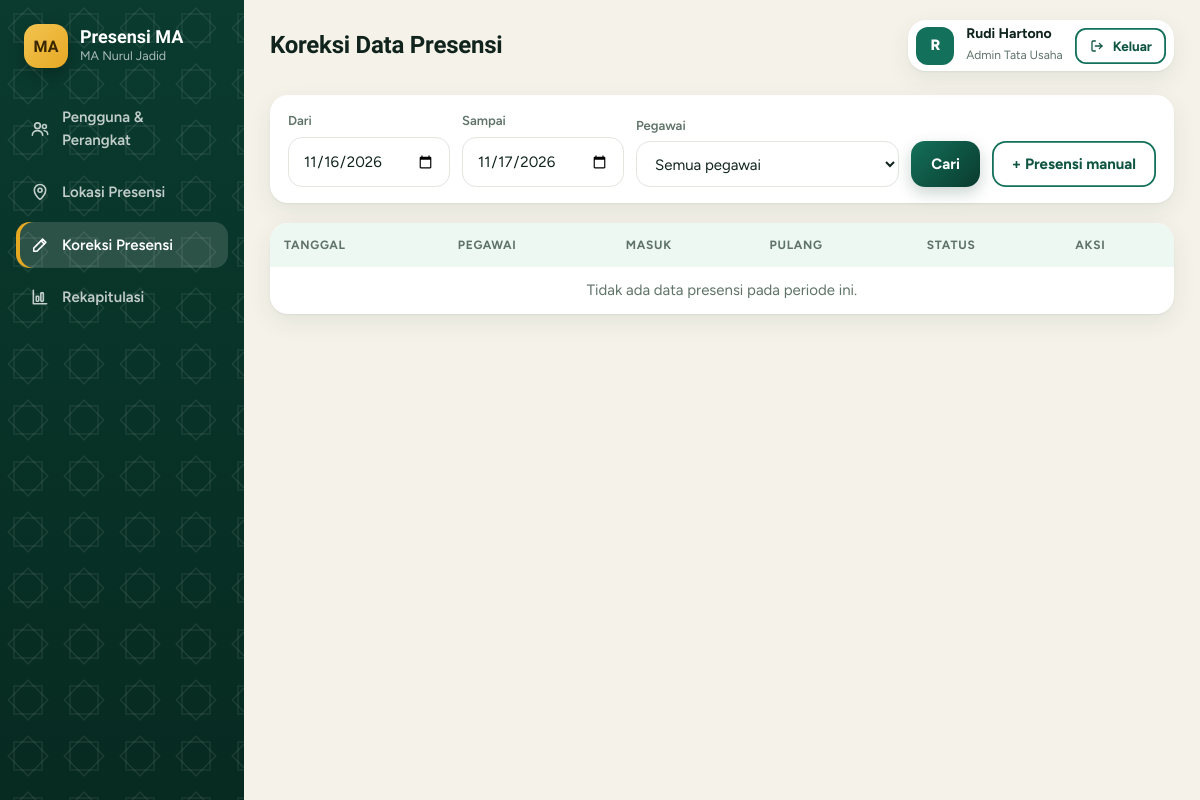
/admin/koreksi.php (signed in), run on the app's committed database.
### tables this page shows
CREATE TABLE pengguna (
  id_pengguna      INT UNSIGNED AUTO_INCREMENT PRIMARY KEY,
  nip              VARCHAR(30)  NOT NULL UNIQUE,
  nama             VARCHAR(100) NOT NULL,
  kata_sandi_hash  VARCHAR(255) NOT NULL,
  peran            ENUM('guru','tendik','admin','kepala') NOT NULL,
  aktif            TINYINT(1)   NOT NULL DEFAULT 1,
  dibuat_pada      DATETIME     NOT NULL DEFAULT CURRENT_TIMESTAMP
);

### includes/bootstrap.php (called while the page is built, shortened)
<?php
function db(): PDO {
    static $pdo = null;
    if ($pdo === null) {
        $pdo = new PDO(
            'mysql:host=' . DB_HOST . ';dbname=' . DB_NAME . ';charset=utf8mb4',
            DB_USER, DB_PASS,
            [
                PDO::ATTR_ERRMODE            => PDO::ERRMODE_EXCEPTION,
                PDO::ATTR_DEFAULT_FETCH_MODE => PDO::FETCH_ASSOC,
                PDO::ATTR_EMULATE_PREPARES   => false,
            ]
        );
        $pdo->exec("SET time_zone = '" . date('P') . "'");
    }
    return $pdo;
}
require_once __DIR__ . '/helpers.php';
require_once __DIR__ . '/auth.php';

### includes/auth.php (called while the page is built, shortened)
<?php
function user(): ?array { return $_SESSION['user'] ?? null; }
function user_fresh(): ?array {
    $u = user();
    $st = db()->prepare('SELECT id_pengguna, nip, nama, peran, aktif FROM pengguna WHERE id_pengguna = ?');
    $st->execute([$u['id']]);
    return $_SESSION['user'];
}
function require_role(array $roles): array {
    $u = user_fresh();
    return $u;
}

### admin/koreksi.php (the view, shortened to what this page needs)
<?php
require_once __DIR__ . '/../includes/bootstrap.php';
require_once __DIR__ . '/../includes/layout.php';
$admin = require_role(['admin']);
$pdo = db();
$tgl = fn($k, $d) => (preg_match('/^\d{4}-\d{2}-\d{2}$/', $_GET[$k] ?? '') ? $_GET[$k] : $d);
$dari   = $tgl('dari',   date('Y-m-d', strtotime('monday this week')));
$sampai = $tgl('sampai', date('Y-m-d'));
$sql = 'SELECT pr.*, pg.nama FROM presensi pr JOIN pengguna pg ON pg.id_pengguna = pr.id_pengguna WHERE pr.tanggal BETWEEN ? AND ?';
$par = [$dari, $sampai];
$st = $pdo->prepare($sql . ' ORDER BY pr.tanggal, pg.nama LIMIT 500'); $st->execute($par);
$rows = $st->fetchAll();
p_head('Koreksi Data Presensi', 'koreksi', $admin);
?>
<form method="get" class="filters">
  <div><label>Dari</label><input class="input" type="date" name="dari" value="<?= e($dari) ?>"></div>
  <div><label>Sampai</label><input class="input" type="date" name="sampai" value="<?= e($sampai) ?>"></div>
  <div class="grow"><label>Pegawai</label><select class="input" name="pegawai">
    <option value="0">Semua pegawai</option>
  </select></div>
  <button class="btn btn-primary">Cari</button>
  <button type="button" class="btn btn-line" id="btnTambah">+ Presensi manual</button>
</form>
<div class="table-wrap">
<table class="tbl">
  <thead><tr><th>Tanggal</th><th>Pegawai</th><th>Masuk</th><th>Pulang</th><th>Status</th><th>Aksi</th></tr></thead>
  <tbody>
  <?php if (!$rows): ?><tr><td colspan="6" class="muted center">Tidak ada data presensi pada periode ini.</td></tr><?php endif; ?>
  </tbody>
</table>
</div>
<?php p_foot(); ?>

### includes/layout.php (shortened to what this page needs)
<?php
function head_common(string $title, string $theme = '#0a3b2e'): void { ?>
<link rel="stylesheet" href="<?= e(url('assets/css/app.css')) ?>?v=3">
<?php }
function m_head(string $title): void { ?>
<?php }
function p_head(string $title, string $aktif, array $u): void {
    $menu = [
        'pengguna' => ['Pengguna & Perangkat', 'admin/pengguna.php',      ['admin'],           'users'],
        'lokasi'   => ['Lokasi Presensi',      'admin/lokasi.php',        ['admin'],           'pin'],
        'koreksi'  => ['Koreksi Presensi',     'admin/koreksi.php',       ['admin'],           'edit'],
        'rekap'    => ['Rekapitulasi',         'admin/rekapitulasi.php',  ['admin', 'kepala'], 'chart'],
    ]; ?>
<!doctype html>
<html lang="id">
<head>
<?php head_common($title); ?>
</head>
<body class="panel">
<aside class="side">
  <div class="brand"><span class="logo">MA</span><div><b><?= e(APP_NAME) ?></b><small><?= e(APP_SCHOOL) ?></small></div></div>
  <nav>
    <?php foreach ($menu as $k => [$label, $path, $roles, $ic]): if (!in_array($u['peran'], $roles, true)) continue; ?>
      <a href="<?= e(url($path)) ?>" class="<?= $aktif === $k ? 'on' : '' ?>"><?= icon($ic, 20) ?><span><?= e($label) ?></span></a>
    <?php endforeach; ?>
  </nav>
</aside>
<main class="main">
  <header class="topbar">
    <h1><?= e($title) ?></h1>
    <div class="who">
      <span class="av av-0"><?= e(mb_strtoupper(mb_substr($u['nama'], 0, 1))) ?></span>
      <div class="who-t"><b><?= e($u['nama']) ?></b><small><?= e(NAMA_PERAN[$u['peran']]) ?></small></div>
      <form method="post" action="<?= e(url('admin/logout.php')) ?>"><?= csrf_field() ?><button class="btn btn-sm btn-line" title="Keluar"><?= icon('logout', 16) ?> Keluar</button></form>
    </div>
  </header>
  <section class="content">
<?php }
function p_foot(string $script = ''): void { ?>
  </section>
</main>
</body>
</html>
<?php }

### assets/css/app.css (style rules this page uses)
:root { --g950:#072a21; --g900:#0a3b2e; --g800:#0e5441; --g700:#13705a; --g600:#198a6e; --g100:#d9f0e6; --g50:#eef8f3; --gold:#e5a823; --gold-l:#f3c451; --gold-d:#9a6a07; --gold-bg:#fcefcf; --blue:#1f6f8b; --blue-bg:#d9eef5; --red:#c0432e; --red-bg:#fae3dd; --ink:#10241d; --muted:#5f7369; --line:#e1e6df; --bg:#f5f2e9; --card:#fff; --soft:#eef2ec; --font:"Figtree",system-ui,-apple-system,"Segoe UI",Roboto,Arial,sans-serif; --display:"Bricolage Grotesque","Figtree",system-ui,sans-serif; --r:18px; --shadow:0 1px 2px rgba(10,59,46,.06),0 8px 24px rgba(10,59,46,.08); }
* { box-sizing:border-box }
html { -webkit-text-size-adjust:100% }
body { margin:0;font:15px/1.5 var(--font);color:var(--ink);background:var(--bg) }
h1,h2,h3 { margin:0 0 8px;line-height:1.2;font-family:var(--display);letter-spacing:-.01em }
h1 { font-size:24px;font-weight:800 }
a { color:var(--g700) }
.muted { color:var(--muted) }
.center { text-align:center }
.grow { flex:1;min-width:0 }
.btn { display:inline-flex;align-items:center;justify-content:center;gap:8px;padding:11px 20px;border-radius:14px;border:0; background:linear-gradient(135deg,var(--g700),var(--g900));color:#fff;font:700 15px var(--font);cursor:pointer;text-decoration:none;min-height:46px; box-shadow:0 6px 16px rgba(10,59,46,.22);transition:transform .12s,box-shadow .12s,filter .12s }
.btn-line,.btn-ghost { background:#fff;color:var(--g800);box-shadow:inset 0 0 0 1.8px var(--g700) }
.btn-sm { padding:7px 14px;min-height:36px;font-size:13.5px;border-radius:11px;box-shadow:none }
.input { width:100%;padding:12px 14px;border:1.8px solid var(--line);border-radius:14px;font:inherit;background:#fff;color:var(--ink);transition:border-color .15s,box-shadow .15s }
label { display:block;margin:14px 0 6px;font-size:13px;color:var(--muted);font-weight:600 }
.av { display:inline-flex;align-items:center;justify-content:center;width:38px;height:38px;border-radius:12px;font-weight:800;font-size:15px;flex:none;color:#fff;background:var(--g700) }
body.panel { display:flex;min-height:100vh }
.side { width:244px;flex:none;background:var(--pattern),linear-gradient(180deg,var(--g900),var(--g950));color:#fff;padding:24px 16px;display:flex;flex-direction:column;position:sticky;top:0;height:100vh }
.brand { display:flex;align-items:center;gap:12px;padding:0 8px 26px }
.brand b { display:block;font:800 18px var(--display) }
.brand small { display:block;opacity:.65;font-size:12.5px }
.logo { background:linear-gradient(135deg,var(--gold-l),var(--gold));color:#3a2700;border-radius:14px;width:44px;height:44px;display:inline-flex;align-items:center;justify-content:center;font:800 16px var(--display);flex:none;box-shadow:0 6px 16px rgba(0,0,0,.25) }
.side nav a { display:flex;align-items:center;gap:12px;padding:12px 14px;margin-bottom:6px;border-radius:14px;color:rgba(255,255,255,.75);text-decoration:none;font-weight:600;transition:background .15s,color .15s }
.side nav a.on { background:rgba(255,255,255,.14);color:#fff;box-shadow:inset 4px 0 0 var(--gold) }
.main { flex:1;min-width:0 }
.topbar { display:flex;justify-content:space-between;align-items:center;padding:20px 26px;gap:12px;flex-wrap:wrap }
.topbar h1 { margin:0 }
.who { display:flex;align-items:center;gap:12px;background:#fff;padding:6px 8px 6px 8px;border-radius:18px;box-shadow:var(--shadow) }
.who-t b { display:block;font-size:14px;line-height:1.2 }
.who-t small { color:var(--muted);font-size:12px }
.who form { margin:0 }
.content { padding:4px 26px 48px }
.filters { display:flex;gap:12px;align-items:flex-end;flex-wrap:wrap;margin-bottom:20px;background:#fff;padding:16px 18px;border-radius:var(--r);box-shadow:var(--shadow) }
.filters label { margin-top:0 }
.filters .grow { flex:1;min-width:180px }
.filters .input { min-width:150px }
.table-wrap { overflow-x:auto;background:#fff;border-radius:var(--r);box-shadow:var(--shadow) }
.tbl { width:100%;border-collapse:collapse }
.tbl th { text-align:left;padding:13px 14px;color:var(--muted);font-weight:700;font-size:12px;text-transform:uppercase;letter-spacing:.06em;white-space:nowrap;background:var(--g50) }
.tbl th:first-child { border-radius:var(--r) 0 0 0 }
.tbl th:last-child { border-radius:0 var(--r) 0 0 }
.tbl td { padding:12px 14px;border-bottom:1px solid var(--line);vertical-align:middle }
.tbl tbody tr:last-child td { border-bottom:0 }
.btn-line.btn-sm { box-shadow:inset 0 0 0 1.8px var(--g700) }

### data on the page
pengguna: nama "R", nama "Rudi Hartono", peran "Admin Tata Usaha"

### other printed values
APP_NAME "Presensi MA"
APP_SCHOOL "MA Nurul Jadid"
$label "Pengguna & Perangkat"
$label "Lokasi Presensi"
$label "Koreksi Presensi"
$label "Rekapitulasi"
$title "Koreksi Data Presensi"
